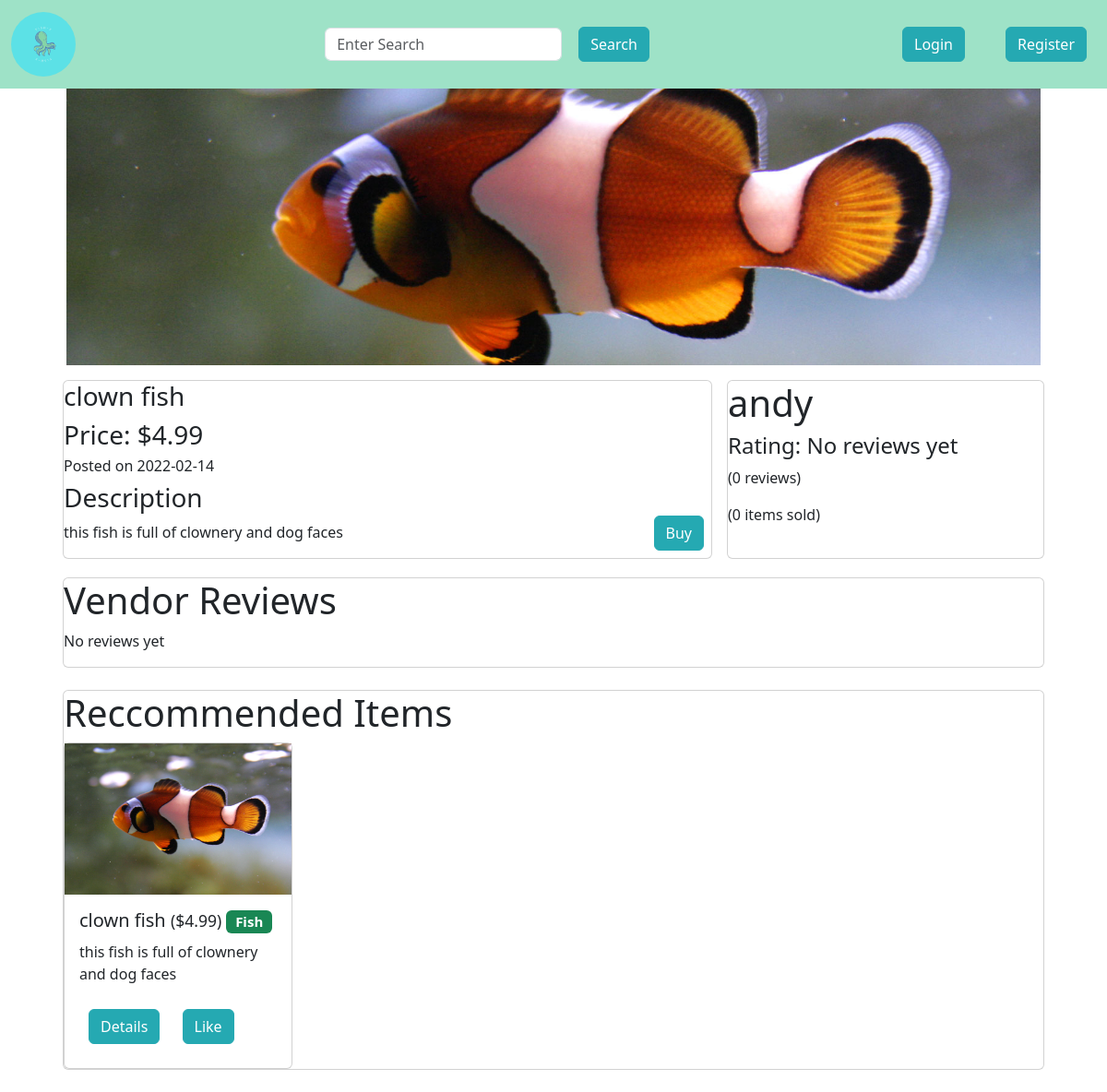
Page /item/1 on the committed database.
### app.py (models this page shows, shortened)
class Item(db.Model):
    __searchable__ = ["name", "description"]
    id = db.Column(db.Integer, primary_key=True)
    user_id = db.Column(db.Integer, db.ForeignKey("user.id"), nullable=False)
    name = db.Column(db.String(100), nullable=False)
    description = db.Column(db.String(500), nullable=False)
    category = db.Column(db.String(20), nullable=True)
    base_price = db.Column(db.Float, nullable=False)
    image_file = db.Column(db.String(200), nullable=False, default="default.jpg")
    date_posted = db.Column(db.DateTime, nullable=False, default=datetime.utcnow)
    likes = db.relationship("ItemLike", backref="item", lazy=True)
    status = db.Column(
        db.String(10), nullable=False, default="available"
    )  # "available" or "sold"
    @property
    def price(self):
        return "{:.2f}".format(self.base_price)

class User(db.Model, UserMixin):
    __searchable__ = ["username", "description"]
    id = db.Column(db.Integer, primary_key=True)
    username = db.Column(db.String(20), unique=True, nullable=False)
    email = db.Column(db.String(120), unique=True, nullable=False)
    description = db.Column(db.String(500), nullable=True)
    image_file = db.Column(db.String(20), nullable=False, default="default.jpg")
    password = db.Column(db.String(60), nullable=False)
    date_joined = db.Column(db.DateTime, nullable=False, default=datetime.utcnow)
    items = db.relationship("Item", backref="author", lazy=True)
    bought = db.relationship(
        "Transaction", foreign_keys="Transaction.user_id", backref="buyer", lazy=True
    )
    sold = db.relationship(
        "Transaction", foreign_keys="Transaction.vendor_id", backref="seller", lazy=True
    )
    reviews = db.relationship(
        "Review", foreign_keys="Review.user_id", backref="author", lazy=True
    )
    reviewed = db.relationship(
        "Review", foreign_keys="Review.recipient_id", backref="getter", lazy=True
    )
    liked = db.relationship(
        "ItemLike", foreign_keys="ItemLike.user_id", backref="user", lazy=True
    )
    following = db.relationship(
        "UserFollow", foreign_keys="UserFollow.user_id", backref="following", lazy=True
    )
    followers = db.relationship(
        "UserFollow",
        foreign_keys="UserFollow.recipient_id",
        backref="follower",
        lazy=True,
    )
    @property
    def ratings(self):
        return len(self.reviewed)
    @property
    def rating(self):
        total = 0
        reviews = self.reviewed
        if reviews:
            for review in reviews:
                total += review.rating
            average = total / len(self.reviewed)
            return "{:.1f}".format(average)
        return "No reviews yet"

### app.py (the view)
@app.route("/item/<int:item_id>")
def render_item(item_id):
    r_items = Item.query.filter_by(status="available").limit(4).all()
    form = SearchForm()
    item = Item.query.filter_by(id=item_id).first()
    vendor = User.query.filter_by(id=item.user_id).first()
    v_sold_count = len(vendor.sold)
    reviews = vendor.reviewed[:4]
    review_authors = [
        User.query.filter_by(id=review.user_id).first() for review in reviews
    ]
    reviews = list(zip(review_authors, reviews))
    if item:
        return render_template(
            "item.html",
            form=form,
            item=item,
            vendor=vendor,
            r_items=r_items,
            v_sold_count=v_sold_count,
            reviews=reviews,
        )

### app.py
class SearchForm(FlaskForm):
    search = StringField(
        validators=[DataRequired()],
        render_kw={"placeholder": "Enter Search", "style": "height: 100%;"},
    )
    submit = SubmitField("Search")

### templates/item.html (shortened to what this page needs)
{% from 'macros/navbar.html' import navbar %}
{% from 'macros/reccommended_items.html' import reccommended_items %}
{% from 'macros/render_review.html' import render_review %}
{% extends 'base.html' %}
{% block content %}
{{ navbar(form, current_user) }}
<div class="container-fluid">
    <div class="row mb-3 mx-5">
        <div class="col-md-12">
            <img src="{{ url_for('static', filename='img/fish/' + item.image_file) }}" alt="insert image"
                style="object-fit: cover; width: 100%; height: 300px;">
        </div>
    </div>
    <div class="row g-3 mx-5">
        <div class="col-md-8">
            <div class="row">
                <div class="col">
                    <div class="card" style="height: 100%;">
                        <div class="row">
                            <div class="col">
                                <h3>{{ item.name }}</h3>
                            </div>
                        </div>
                        <div class="row">
                            <div class="col">
                                <h3>Price: ${{ item.price }}</h3>
                            </div>
                        </div>
                        <div class="row">
                            <div class="col">
                                <h6>Posted on {{ item.date_posted.date() }}</h3>
                            </div>
                        </div>
                        <div class="row">
                            <div class="col">
                                <h3>Description</h3>
                                <p>{{ item.description }}</p>
                            </div>
                            <div class="col">
                                <span style="position: absolute; bottom: 0; right: 0;">
                                    <a href="/buy/{{ item.id }}" role="button"
                                        class="btn btn-primary m-2 {% if item.status=='bought' %}disabled{% endif %}" ">Buy</a>
                                </span>
                            </div>
                        </div>
                    </div>
                </div>
            </div>
        </div>
        <div class="col-md-4">
            <div class="card" style="height: 100%;">
                <h1>{{ vendor.username }}</h1>
                <h4>Rating: {{ vendor.rating }}</h4>
                <p>({{ vendor.ratings }} reviews)</p>
                <p>({{ v_sold_count }} items sold)</p>
            </div>
        </div>
    </div>
    <div class="row my-1 mx-5 g-3">
        <div class="col-md-12">
            <div class="card" style="height: 100%;">
                <h1>Vendor Reviews</h1>
                {% if reviews %}
                {% for review in reviews %}
                {{ render_review(review) }}
                {% endfor %}
                {% else %}
                <p>No reviews yet</p>
                {% endif %}
            </div>
        </div>
    </div>
    <div class="row my-3 mx-5">
        <div class="col-md-12 p-2">
            <div class="card">
                {{ reccommended_items(r_items, current_user) }}
            </div>
        </div>
    </div>
</div>
{% endblock content %}

### templates/macros/reccommended_items.html
{% from 'macros/item_card.html' import item_card %}
{% macro reccommended_items(items, current_user) %}
<div class="row">
    <div class="col">
        <div class="row">
            <div class="col">
                <h1>Reccommended Items</h1>
            </div>
        </div>
        <div class="row gy-5">
            {% for item in items %}
            <div class="col-md-3">
                {{ item_card(item, current_user) }}
            </div>
            {% endfor %}
        </div>
    </div>
</div>
{% endmacro %}

### templates/macros/item_card.html (shortened to what this page needs)
{% macro item_card(item, current_user) %}
<div class="card">
    <img src="{{ url_for('static', filename='img/fish/' + item.image_file) }}" alt="insert image"
        style="display: block; max-width: 100%; height: auto;">
    <div class="card-body">
        <h5 class="card-title">{{ item.name }}
            {% if item.status == "bought" %}
            <small>(bought)</small>
            {% else %}
            <small>(${{ item.base_price }})</small>
            {% endif %}
            <span class="badge bg-success">{{ item.category }}</span>
        </h5>
        <p class="card-text">{{ item.description }}</p>
        <a href="/item/{{ item.id }}" class="btn btn-primary">Details</a>
        {% if current_user.is_authenticated %}
        {% if not current_user.has_liked_item(item) %}
        <a href="{{ url_for('like_action', item_id=item.id, action='like') }}" class="btn btn-primary">Like</a>
        {% else %}
        <a href="{{ url_for('like_action', item_id=item.id, action='unlike') }}" class="btn btn-primary">Unlike</a>
        {% endif %}
        {% else %}
        <a href="{{ url_for('like_action', item_id=item.id, action='like') }}" class="btn btn-primary">Like</a>
        {% endif %}
    </div>
</div>
{% endmacro %}

### templates/macros/navbar.html (style rules this page uses)
.btn { background-color: #25a9b2; border-color: #25a9b2; }

### templates/macros/item_card.html (style rules this page uses)
.btn { margin: 10px 10px 10px 10px; }

### rows in the picture
Item: image_file (picture), name "clown fish", price "4.99", date_posted "2022-02-14", description "this fish is full of clownery and dog faces", base_price "4.99", category "Fish"
User: username "andy"

### other values in the picture
{{ vendor.rating }} "No reviews yet"
{{ vendor.ratings }} "0"
{{ v_sold_count }} "0"
